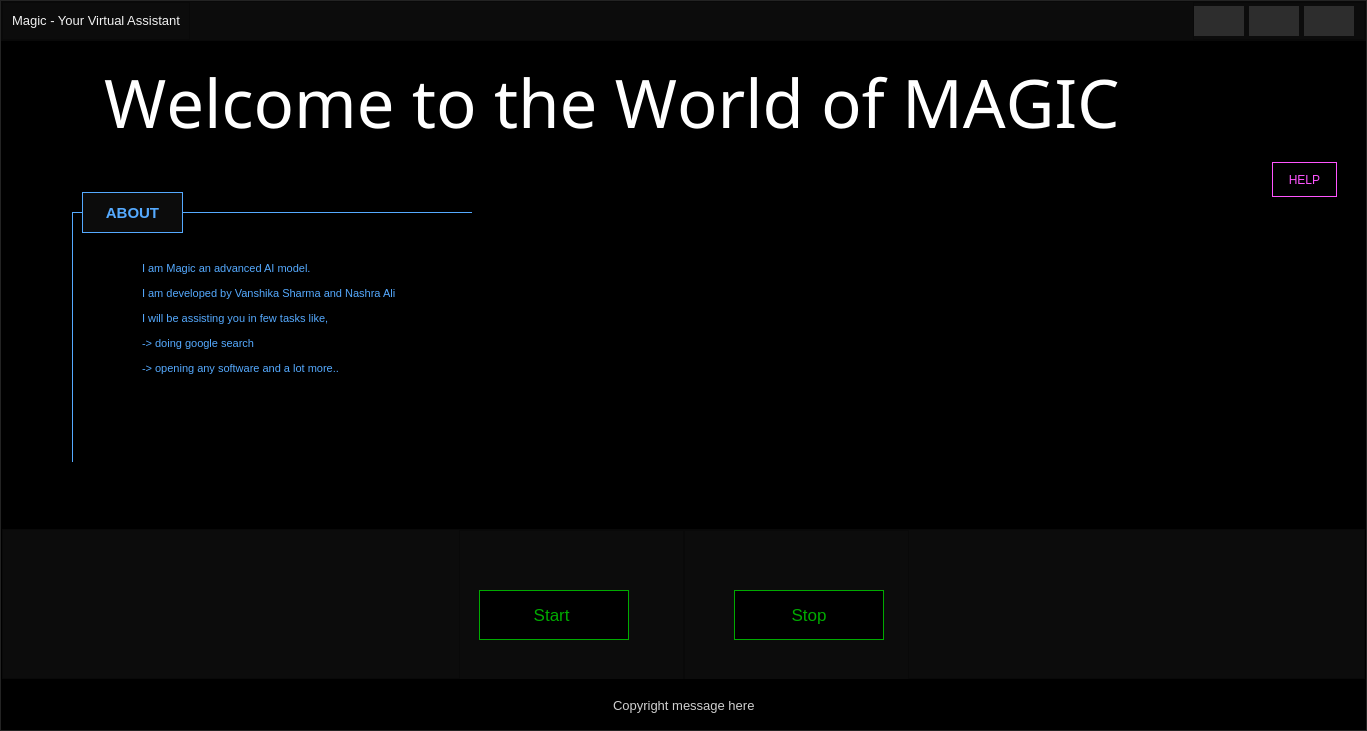
<?xml version="1.0" encoding="UTF-8"?>
<ui version="4.0">
 <class>MainWindow</class>
 <widget class="QMainWindow" name="MainWindow">
  <property name="geometry">
   <rect>
    <x>0</x>
    <y>0</y>
    <width>1367</width>
    <height>731</height>
   </rect>
  </property>
  <property name="windowTitle">
   <string>MainWindow</string>
  </property>
  <widget class="QWidget" name="centralwidget">
   <property name="styleSheet">
    <string notr="true">background-color: rgb(45, 45, 45);</string>
   </property>
   <layout class="QVBoxLayout" name="verticalLayout">
    <property name="spacing">
     <number>0</number>
    </property>
    <property name="leftMargin">
     <number>0</number>
    </property>
    <property name="topMargin">
     <number>0</number>
    </property>
    <property name="rightMargin">
     <number>0</number>
    </property>
    <property name="bottomMargin">
     <number>0</number>
    </property>
    <item>
     <widget class="QFrame" name="frame">
      <property name="frameShape">
       <enum>QFrame::StyledPanel</enum>
      </property>
      <property name="frameShadow">
       <enum>QFrame::Raised</enum>
      </property>
      <layout class="QVBoxLayout" name="verticalLayout_4">
       <property name="spacing">
        <number>0</number>
       </property>
       <property name="leftMargin">
        <number>0</number>
       </property>
       <property name="topMargin">
        <number>0</number>
       </property>
       <property name="rightMargin">
        <number>0</number>
       </property>
       <property name="bottomMargin">
        <number>0</number>
       </property>
       <item>
        <widget class="QFrame" name="frame_Navigation">
         <property name="minimumSize">
          <size>
           <width>0</width>
           <height>40</height>
          </size>
         </property>
         <property name="maximumSize">
          <size>
           <width>16777215</width>
           <height>40</height>
          </size>
         </property>
         <property name="styleSheet">
          <string notr="true">background-color: rgb(12, 12, 12);
</string>
         </property>
         <property name="frameShape">
          <enum>QFrame::StyledPanel</enum>
         </property>
         <property name="frameShadow">
          <enum>QFrame::Raised</enum>
         </property>
         <layout class="QHBoxLayout" name="horizontalLayout">
          <property name="spacing">
           <number>0</number>
          </property>
          <property name="leftMargin">
           <number>0</number>
          </property>
          <property name="topMargin">
           <number>0</number>
          </property>
          <property name="rightMargin">
           <number>0</number>
          </property>
          <property name="bottomMargin">
           <number>0</number>
          </property>
          <item>
           <widget class="QFrame" name="frame_Icon">
            <property name="minimumSize">
             <size>
              <width>0</width>
              <height>40</height>
             </size>
            </property>
            <property name="maximumSize">
             <size>
              <width>0</width>
              <height>40</height>
             </size>
            </property>
            <property name="frameShape">
             <enum>QFrame::StyledPanel</enum>
            </property>
            <property name="frameShadow">
             <enum>QFrame::Raised</enum>
            </property>
           </widget>
          </item>
          <item alignment="Qt::AlignLeft">
           <widget class="QFrame" name="frame_app_name">
            <property name="frameShape">
             <enum>QFrame::StyledPanel</enum>
            </property>
            <property name="frameShadow">
             <enum>QFrame::Raised</enum>
            </property>
            <layout class="QVBoxLayout" name="verticalLayout_13">
             <item alignment="Qt::AlignRight">
              <widget class="QLabel" name="App_name">
               <property name="font">
                <font>
                 <pointsize>10</pointsize>
                </font>
               </property>
               <property name="text">
                <string>&lt;html&gt;&lt;head/&gt;&lt;body&gt;&lt;p&gt;&lt;span style=&quot; color:#f1f1f1;&quot;&gt;Magic - Your Virtual Assistant&lt;/span&gt;&lt;/p&gt;&lt;/body&gt;&lt;/html&gt;</string>
               </property>
              </widget>
             </item>
            </layout>
           </widget>
          </item>
          <item alignment="Qt::AlignRight">
           <widget class="QFrame" name="frame_controls_2">
            <property name="frameShape">
             <enum>QFrame::StyledPanel</enum>
            </property>
            <property name="frameShadow">
             <enum>QFrame::Raised</enum>
            </property>
            <layout class="QHBoxLayout" name="horizontalLayout_4">
             <property name="spacing">
              <number>5</number>
             </property>
             <property name="leftMargin">
              <number>0</number>
             </property>
             <property name="topMargin">
              <number>0</number>
             </property>
             <property name="rightMargin">
              <number>10</number>
             </property>
             <property name="bottomMargin">
              <number>0</number>
             </property>
             <item>
              <widget class="QPushButton" name="Btn_MINIMISE">
               <property name="minimumSize">
                <size>
                 <width>50</width>
                 <height>30</height>
                </size>
               </property>
               <property name="cursor">
                <cursorShape>PointingHandCursor</cursorShape>
               </property>
               <property name="styleSheet">
                <string notr="true">QPushButton {
	color: rgb(255, 255, 255);
	background-color: rgb(45, 45, 45);
	border: 0px solid;
}
QPushButton:hover{
	background-color: rgb(90,90,90);
}</string>
               </property>
               <property name="text">
                <string/>
               </property>
               <property name="icon">
                <iconset>
                 <normaloff>icons/minimize-white.png</normaloff>icons/minimize-white.png</iconset>
               </property>
               <property name="flat">
                <bool>true</bool>
               </property>
              </widget>
             </item>
             <item>
              <widget class="QPushButton" name="Btn_MAXIMISE">
               <property name="minimumSize">
                <size>
                 <width>50</width>
                 <height>30</height>
                </size>
               </property>
               <property name="cursor">
                <cursorShape>PointingHandCursor</cursorShape>
               </property>
               <property name="styleSheet">
                <string notr="true">QPushButton {
	color: rgb(255, 255, 255);
	background-color: rgb(45, 45, 45);
	border: 0px solid;
}
QPushButton:hover{
	
	background-color: rgb(90, 90, 90);
}</string>
               </property>
               <property name="text">
                <string/>
               </property>
               <property name="icon">
                <iconset>
                 <normaloff>icons/expand-white.png</normaloff>icons/expand-white.png</iconset>
               </property>
               <property name="flat">
                <bool>true</bool>
               </property>
              </widget>
             </item>
             <item>
              <widget class="QPushButton" name="Btn_CLOSE">
               <property name="minimumSize">
                <size>
                 <width>50</width>
                 <height>30</height>
                </size>
               </property>
               <property name="cursor">
                <cursorShape>PointingHandCursor</cursorShape>
               </property>
               <property name="styleSheet">
                <string notr="true">QPushButton {
	color: rgb(255, 255, 255);
	background-color: rgb(45, 45, 45);
	border: 0px solid;
}
QPushButton:hover{
	background-color: rgb(170, 0, 0);
}</string>
               </property>
               <property name="text">
                <string/>
               </property>
               <property name="icon">
                <iconset>
                 <normaloff>icons/close-white.png</normaloff>icons/close-white.png</iconset>
               </property>
               <property name="iconSize">
                <size>
                 <width>12</width>
                 <height>12</height>
                </size>
               </property>
               <property name="flat">
                <bool>true</bool>
               </property>
              </widget>
             </item>
            </layout>
           </widget>
          </item>
         </layout>
        </widget>
       </item>
       <item>
        <widget class="QFrame" name="frame_center">
         <property name="minimumSize">
          <size>
           <width>0</width>
           <height>0</height>
          </size>
         </property>
         <property name="maximumSize">
          <size>
           <width>16777215</width>
           <height>16777215</height>
          </size>
         </property>
         <property name="styleSheet">
          <string notr="true">background-color: rgb(0, 0, 0);</string>
         </property>
         <property name="frameShape">
          <enum>QFrame::StyledPanel</enum>
         </property>
         <property name="frameShadow">
          <enum>QFrame::Raised</enum>
         </property>
         <layout class="QVBoxLayout" name="verticalLayout_2">
          <property name="spacing">
           <number>0</number>
          </property>
          <property name="leftMargin">
           <number>0</number>
          </property>
          <property name="topMargin">
           <number>0</number>
          </property>
          <property name="rightMargin">
           <number>0</number>
          </property>
          <property name="bottomMargin">
           <number>0</number>
          </property>
          <item>
           <widget class="QFrame" name="frame_Welcome">
            <property name="minimumSize">
             <size>
              <width>0</width>
              <height>120</height>
             </size>
            </property>
            <property name="maximumSize">
             <size>
              <width>16777215</width>
              <height>120</height>
             </size>
            </property>
            <property name="styleSheet">
             <string notr="true"/>
            </property>
            <property name="frameShape">
             <enum>QFrame::StyledPanel</enum>
            </property>
            <property name="frameShadow">
             <enum>QFrame::Raised</enum>
            </property>
            <layout class="QVBoxLayout" name="verticalLayout_3">
             <property name="spacing">
              <number>0</number>
             </property>
             <property name="leftMargin">
              <number>0</number>
             </property>
             <property name="topMargin">
              <number>0</number>
             </property>
             <property name="rightMargin">
              <number>0</number>
             </property>
             <property name="bottomMargin">
              <number>0</number>
             </property>
             <item>
              <widget class="QFrame" name="frame_4">
               <property name="frameShape">
                <enum>QFrame::StyledPanel</enum>
               </property>
               <property name="frameShadow">
                <enum>QFrame::Raised</enum>
               </property>
               <layout class="QHBoxLayout" name="horizontalLayout_2">
                <item>
                 <spacer name="horizontalSpacer">
                  <property name="orientation">
                   <enum>Qt::Horizontal</enum>
                  </property>
                  <property name="sizeHint" stdset="0">
                   <size>
                    <width>250</width>
                    <height>20</height>
                   </size>
                  </property>
                 </spacer>
                </item>
                <item>
                 <widget class="QLabel" name="label">
                  <property name="font">
                   <font>
                    <family>Calibri Light</family>
                    <pointsize>50</pointsize>
                    <kerning>false</kerning>
                   </font>
                  </property>
                  <property name="styleSheet">
                   <string notr="true">color: rgb(255, 255, 255);</string>
                  </property>
                  <property name="text">
                   <string>Welcome to the World of MAGIC </string>
                  </property>
                 </widget>
                </item>
                <item>
                 <widget class="QLabel" name="gif_9">
                  <property name="minimumSize">
                   <size>
                    <width>120</width>
                    <height>0</height>
                   </size>
                  </property>
                  <property name="maximumSize">
                   <size>
                    <width>120</width>
                    <height>16777215</height>
                   </size>
                  </property>
                  <property name="text">
                   <string/>
                  </property>
                  <property name="pixmap">
                   <pixmap>gif/9.gif</pixmap>
                  </property>
                  <property name="scaledContents">
                   <bool>true</bool>
                  </property>
                 </widget>
                </item>
                <item>
                 <spacer name="horizontalSpacer_2">
                  <property name="orientation">
                   <enum>Qt::Horizontal</enum>
                  </property>
                  <property name="sizeHint" stdset="0">
                   <size>
                    <width>249</width>
                    <height>20</height>
                   </size>
                  </property>
                 </spacer>
                </item>
               </layout>
               <zorder>gif_9</zorder>
               <zorder>label</zorder>
               <zorder>horizontalSpacer</zorder>
               <zorder>horizontalSpacer_2</zorder>
              </widget>
             </item>
            </layout>
           </widget>
          </item>
          <item>
           <widget class="QFrame" name="frame_About">
            <property name="minimumSize">
             <size>
              <width>0</width>
              <height>0</height>
             </size>
            </property>
            <property name="maximumSize">
             <size>
              <width>16777215</width>
              <height>16777215</height>
             </size>
            </property>
            <property name="font">
             <font>
              <kerning>true</kerning>
             </font>
            </property>
            <property name="frameShape">
             <enum>QFrame::StyledPanel</enum>
            </property>
            <property name="frameShadow">
             <enum>QFrame::Raised</enum>
            </property>
            <widget class="QLabel" name="label_3">
             <property name="geometry">
              <rect>
               <x>70</x>
               <y>50</y>
               <width>400</width>
               <height>250</height>
              </rect>
             </property>
             <property name="styleSheet">
              <string notr="true">border-top:1px solid;
border-left:1px solid;
border-right:0px solid;
border-bottom:0px solid;
border-color: rgb(85, 170, 255);
background-color: rgb(0, 0, 0);</string>
             </property>
             <property name="text">
              <string/>
             </property>
            </widget>
            <widget class="QPushButton" name="Btn_ABOUT">
             <property name="geometry">
              <rect>
               <x>80</x>
               <y>30</y>
               <width>101</width>
               <height>41</height>
              </rect>
             </property>
             <property name="font">
              <font>
               <pointsize>11</pointsize>
               <weight>75</weight>
               <bold>true</bold>
              </font>
             </property>
             <property name="cursor">
              <cursorShape>PointingHandCursor</cursorShape>
             </property>
             <property name="styleSheet">
              <string notr="true">QPushButton {
	color: rgb(85, 170, 255);
	background-color: rgb(12, 12, 12);
	border: 1px solid;
	border-color: rgb(85, 170, 255);
}
QPushButton:hover{
	border: 0px solid;
	color: rgb(255, 255, 255);
	background-color: rgb(85, 170, 255);
}</string>
             </property>
             <property name="text">
              <string>ABOUT</string>
             </property>
            </widget>
            <widget class="QLabel" name="label_4">
             <property name="geometry">
              <rect>
               <x>140</x>
               <y>100</y>
               <width>291</width>
               <height>151</height>
              </rect>
             </property>
             <property name="font">
              <font>
               <pointsize>10</pointsize>
              </font>
             </property>
             <property name="styleSheet">
              <string notr="true">color: rgb(85, 170, 255);
background-color: rgba(255, 255, 255, 0);</string>
             </property>
             <property name="text">
              <string>&lt;html&gt;&lt;head/&gt;&lt;body&gt;&lt;p&gt;&lt;span style=&quot; font-size:8pt; color:#55aaff;&quot;&gt;I am Magic an advanced AI model.&lt;/span&gt;&lt;/p&gt;&lt;p&gt;&lt;span style=&quot; font-size:8pt; color:#55aaff;&quot;&gt;I am developed by Vanshika Sharma and Nashra Ali&lt;/span&gt;&lt;/p&gt;&lt;p&gt;&lt;span style=&quot; font-size:8pt; color:#55aaff;&quot;&gt;I will be assisting you in few tasks like, &lt;/span&gt;&lt;/p&gt;&lt;p&gt;&lt;span style=&quot; font-size:8pt; color:#55aaff;&quot;&gt;-&amp;gt; doing google search&lt;/span&gt;&lt;/p&gt;&lt;p&gt;&lt;span style=&quot; font-size:8pt; color:#55aaff;&quot;&gt;-&amp;gt; opening any software and a lot more..&lt;/span&gt;&lt;/p&gt;&lt;p&gt;&lt;span style=&quot; font-size:8pt; color:#55aaff; vertical-align:sub;&quot;&gt;&lt;br/&gt;&lt;/span&gt;&lt;/p&gt;&lt;/body&gt;&lt;/html&gt;</string>
             </property>
            </widget>
            <widget class="QLabel" name="gif_3">
             <property name="geometry">
              <rect>
               <x>920</x>
               <y>50</y>
               <width>365</width>
               <height>250</height>
              </rect>
             </property>
             <property name="text">
              <string/>
             </property>
             <property name="pixmap">
              <pixmap>gif/3.gif</pixmap>
             </property>
             <property name="scaledContents">
              <bool>true</bool>
             </property>
            </widget>
            <widget class="QPushButton" name="Btn_HELP">
             <property name="geometry">
              <rect>
               <x>1270</x>
               <y>0</y>
               <width>65</width>
               <height>35</height>
              </rect>
             </property>
             <property name="cursor">
              <cursorShape>PointingHandCursor</cursorShape>
             </property>
             <property name="styleSheet">
              <string notr="true">QPushButton {
	color: rgb(255, 85, 255);
	background-color: rgb(0, 0, 0);
	border: 1px solid;
	border-color: rgb(255, 85, 255);
}
QPushButton:hover{
	border: 0px solid;
	color: rgb(255, 255, 255);
	background-color: rgb(255, 85, 255);
}</string>
             </property>
             <property name="text">
              <string>HELP</string>
             </property>
            </widget>
           </widget>
          </item>
          <item>
           <widget class="QFrame" name="frame_buttons">
            <property name="minimumSize">
             <size>
              <width>0</width>
              <height>150</height>
             </size>
            </property>
            <property name="maximumSize">
             <size>
              <width>16777215</width>
              <height>150</height>
             </size>
            </property>
            <property name="styleSheet">
             <string notr="true">background-color: rgb(12, 12, 12);</string>
            </property>
            <property name="frameShape">
             <enum>QFrame::StyledPanel</enum>
            </property>
            <property name="frameShadow">
             <enum>QFrame::Raised</enum>
            </property>
            <layout class="QHBoxLayout" name="horizontalLayout_5">
             <property name="spacing">
              <number>0</number>
             </property>
             <property name="leftMargin">
              <number>0</number>
             </property>
             <property name="topMargin">
              <number>0</number>
             </property>
             <property name="rightMargin">
              <number>0</number>
             </property>
             <item>
              <spacer name="horizontalSpacer_5">
               <property name="orientation">
                <enum>Qt::Horizontal</enum>
               </property>
               <property name="sizeHint" stdset="0">
                <size>
                 <width>453</width>
                 <height>20</height>
                </size>
               </property>
              </spacer>
             </item>
             <item alignment="Qt::AlignHCenter|Qt::AlignVCenter">
              <widget class="QFrame" name="frame_register">
               <property name="minimumSize">
                <size>
                 <width>225</width>
                 <height>150</height>
                </size>
               </property>
               <property name="maximumSize">
                <size>
                 <width>225</width>
                 <height>150</height>
                </size>
               </property>
               <property name="frameShape">
                <enum>QFrame::StyledPanel</enum>
               </property>
               <property name="frameShadow">
                <enum>QFrame::Raised</enum>
               </property>
               <widget class="QPushButton" name="Btn_START">
                <property name="geometry">
                 <rect>
                  <x>20</x>
                  <y>60</y>
                  <width>150</width>
                  <height>50</height>
                 </rect>
                </property>
                <property name="font">
                 <font>
                  <pointsize>13</pointsize>
                 </font>
                </property>
                <property name="cursor">
                 <cursorShape>PointingHandCursor</cursorShape>
                </property>
                <property name="styleSheet">
                 <string notr="true">QPushButton {
	color: rgb(0, 170, 0);
	background-color: rgb(0, 0, 0);
	border: 1px solid;
	border-color: rgb(0, 170, 0);
}
QPushButton:hover{
	border: 0px solid;
	color: rgb(255, 255, 255);
	background-color: rgb(0, 170, 0);
}</string>
                </property>
                <property name="text">
                 <string>Start </string>
                </property>
               </widget>
              </widget>
             </item>
             <item alignment="Qt::AlignHCenter|Qt::AlignVCenter">
              <widget class="QFrame" name="frame_login">
               <property name="minimumSize">
                <size>
                 <width>225</width>
                 <height>150</height>
                </size>
               </property>
               <property name="maximumSize">
                <size>
                 <width>225</width>
                 <height>150</height>
                </size>
               </property>
               <property name="frameShape">
                <enum>QFrame::StyledPanel</enum>
               </property>
               <property name="frameShadow">
                <enum>QFrame::Raised</enum>
               </property>
               <widget class="QPushButton" name="Btn_STOP">
                <property name="geometry">
                 <rect>
                  <x>50</x>
                  <y>60</y>
                  <width>150</width>
                  <height>50</height>
                 </rect>
                </property>
                <property name="font">
                 <font>
                  <pointsize>13</pointsize>
                 </font>
                </property>
                <property name="cursor">
                 <cursorShape>PointingHandCursor</cursorShape>
                </property>
                <property name="styleSheet">
                 <string notr="true">QPushButton {
	color: rgb(0, 170, 0);
	background-color: rgb(0, 0, 0);
	border: 1px solid;
	border-color: rgb(0, 170, 0);
}
QPushButton:hover{
	border: 0px solid;
	color: rgb(255, 255, 255);
	background-color: rgb(0, 170, 0);
}</string>
                </property>
                <property name="text">
                 <string>Stop</string>
                </property>
               </widget>
              </widget>
             </item>
             <item>
              <spacer name="horizontalSpacer_6">
               <property name="orientation">
                <enum>Qt::Horizontal</enum>
               </property>
               <property name="sizeHint" stdset="0">
                <size>
                 <width>452</width>
                 <height>20</height>
                </size>
               </property>
              </spacer>
             </item>
            </layout>
           </widget>
          </item>
         </layout>
        </widget>
       </item>
       <item>
        <widget class="QFrame" name="frame_bottom">
         <property name="minimumSize">
          <size>
           <width>0</width>
           <height>50</height>
          </size>
         </property>
         <property name="maximumSize">
          <size>
           <width>16777215</width>
           <height>50</height>
          </size>
         </property>
         <property name="styleSheet">
          <string notr="true">background-color: rgb(0, 0, 0);</string>
         </property>
         <property name="frameShape">
          <enum>QFrame::StyledPanel</enum>
         </property>
         <property name="frameShadow">
          <enum>QFrame::Raised</enum>
         </property>
         <layout class="QHBoxLayout" name="horizontalLayout_3">
          <item>
           <spacer name="horizontalSpacer_3">
            <property name="orientation">
             <enum>Qt::Horizontal</enum>
            </property>
            <property name="sizeHint" stdset="0">
             <size>
              <width>594</width>
              <height>20</height>
             </size>
            </property>
           </spacer>
          </item>
          <item>
           <widget class="QLabel" name="copyright">
            <property name="font">
             <font>
              <pointsize>10</pointsize>
             </font>
            </property>
            <property name="styleSheet">
             <string notr="true">color: rgb(207, 207, 207);</string>
            </property>
            <property name="text">
             <string>Copyright message here</string>
            </property>
           </widget>
          </item>
          <item>
           <spacer name="horizontalSpacer_4">
            <property name="orientation">
             <enum>Qt::Horizontal</enum>
            </property>
            <property name="sizeHint" stdset="0">
             <size>
              <width>594</width>
              <height>20</height>
             </size>
            </property>
           </spacer>
          </item>
         </layout>
        </widget>
       </item>
      </layout>
     </widget>
    </item>
   </layout>
  </widget>
 </widget>
 <resources/>
 <connections/>
</ui>
